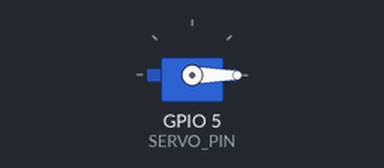
A sketch run on a simulated ESP32. On the bench: servo.

Above: at 0.05 s.
At 1.5 s:
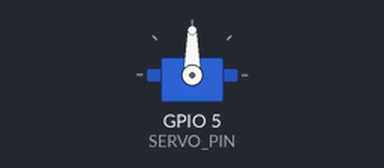
At 2.95 s:
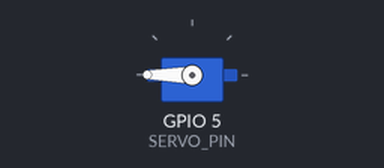
Timing chart, 0 to 6.9 s (numbered marks = the images above):
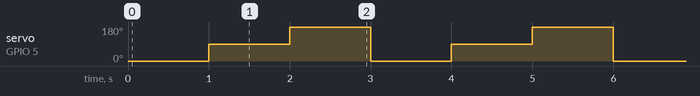

The sketch:

sketch.ino
```cpp
#include <ESP32Servo.h>

#define SERVO_PIN 5
Servo myservo;

void TaskServo(void *pvParameters) {
  myservo.setPeriodHertz(50);
  myservo.attach(SERVO_PIN, 500, 2400);

  while (1) {
    myservo.write(0);   vTaskDelay(1000);
    myservo.write(90);  vTaskDelay(1000);
    myservo.write(180); vTaskDelay(1000);
  }
}

void setup() {
  // core 0
  // xTaskCreatePinnedToCore(TaskServo, "SERVO", 4096, NULL, 1, NULL, 0);

 // core 1
  xTaskCreatePinnedToCore(TaskServo, "SERVO", 4096, NULL, 1, NULL, 1);
}

void loop() {}
```

Measured:
- by itself, servo on GPIO 5 (SERVO_PIN): repeats every 3.0 s: 180° 1.0 s, 0° 1.0 s, 90° 1.0 s
